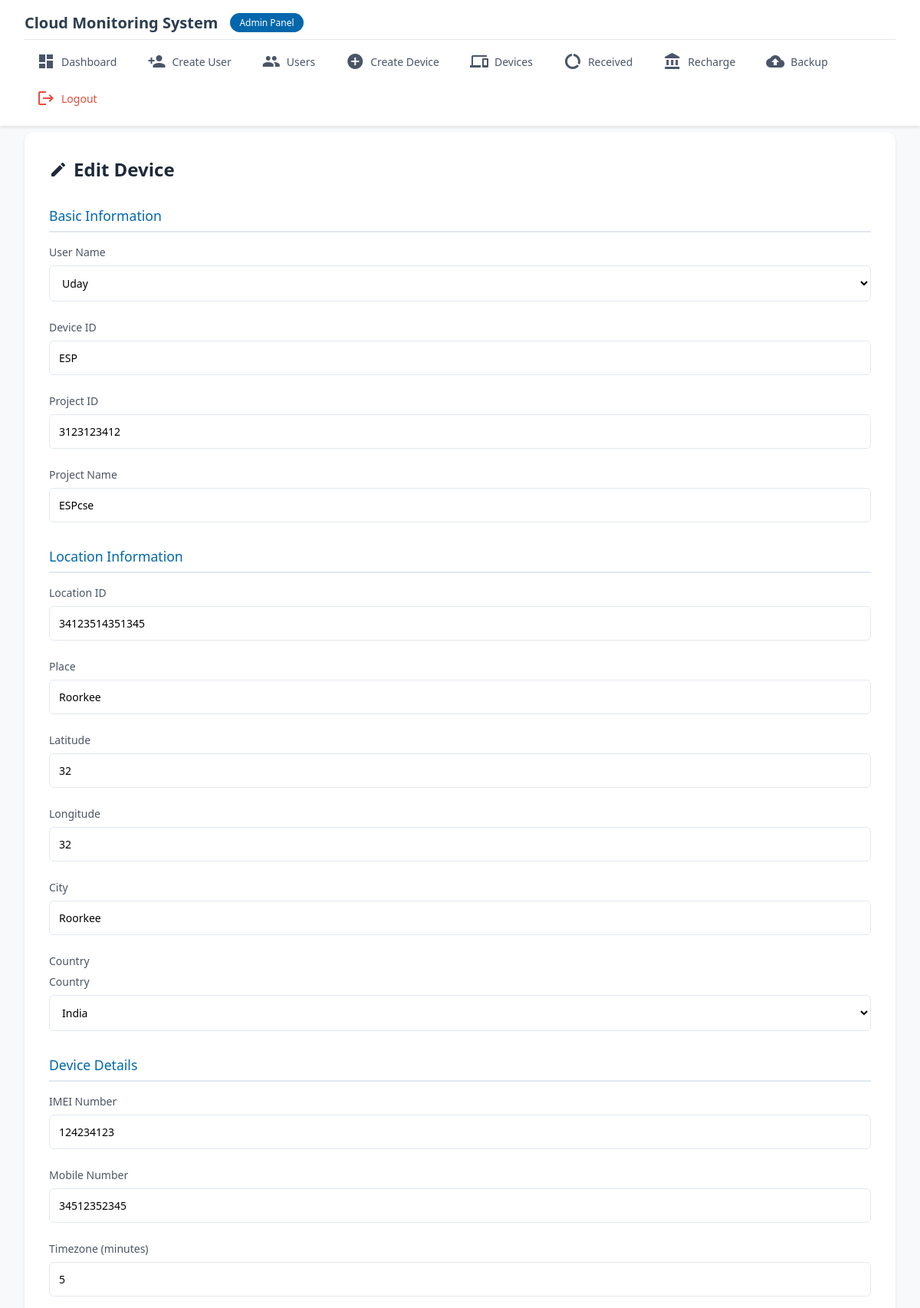
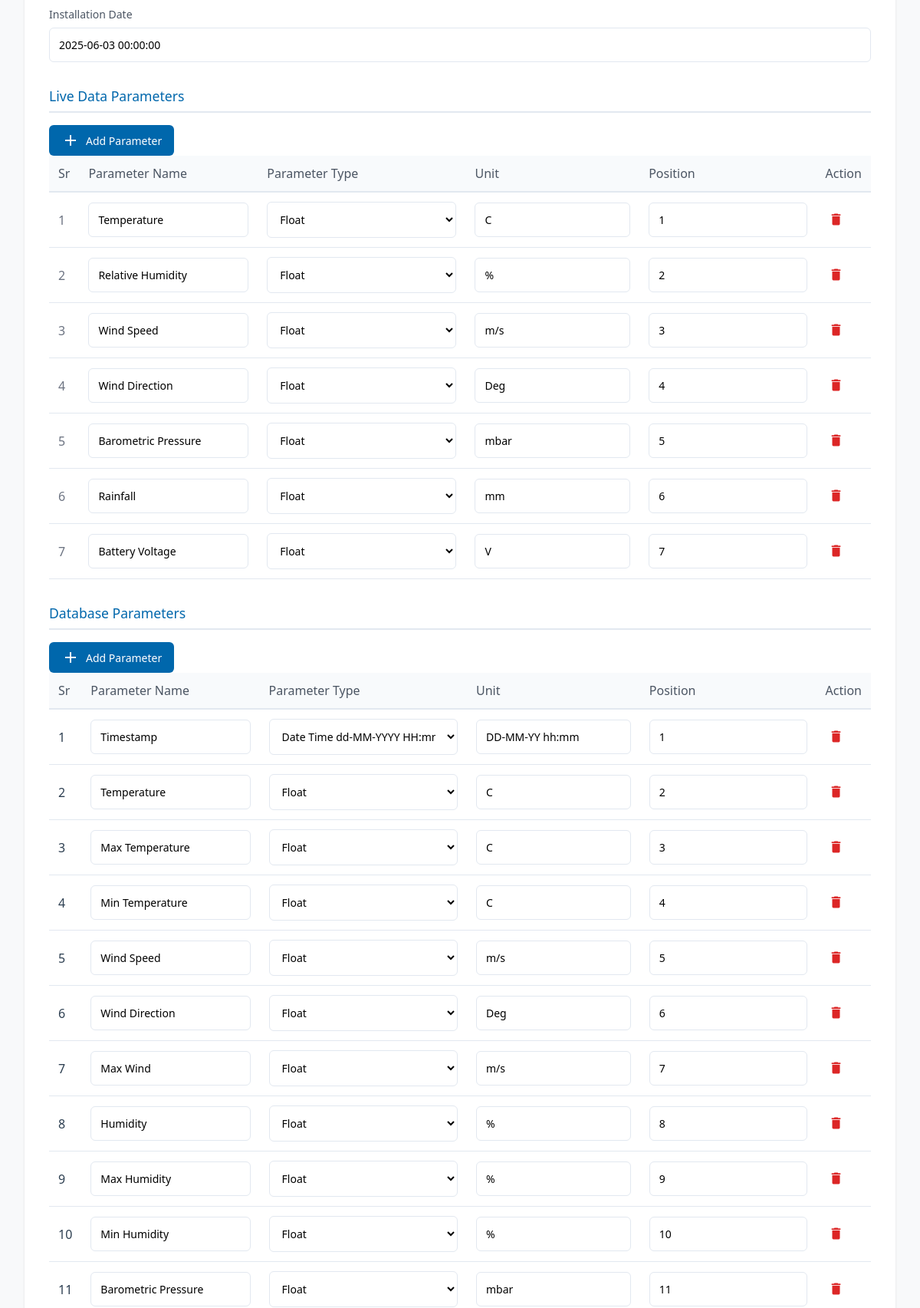
The app's page /admin/edit_device.php?device_id=ESP (signed in, upper part) with its own data (2 pictures, top to bottom).
### tables this page shows
CREATE TABLE IF NOT EXISTS  `devices` (
  `id` int(11) NOT NULL AUTO_INCREMENT,
  `device_id` varchar(30) NOT NULL,
  `imei_nr` varchar(50) NOT NULL,
  `user` varchar(50) NOT NULL,
  `latitude` varchar(40) NOT NULL,
  `longitude` varchar(40) NOT NULL,
  `place` varchar(40) NOT NULL,
  `city` varchar(40) NOT NULL,
  `country` varchar(40) NOT NULL,
  `address` varchar(200) NOT NULL,
  `date_time` datetime NOT NULL,
  `timezone_minute` int(11) NOT NULL,
  `mobile_no` varchar(20) NOT NULL,
  `project_id` varchar(20) NOT NULL,
  `location_id` varchar(20) NOT NULL,
  `project_name` varchar(200) NOT NULL,
  PRIMARY KEY (`id`)
);

CREATE TABLE IF NOT EXISTS  `modem_params` (
  `id` int(11) NOT NULL AUTO_INCREMENT,
  `param_name` varchar(30) NOT NULL,
  `param_type` varchar(30) NOT NULL,
  `unit` varchar(30) NOT NULL,
  `graph` varchar(2) NOT NULL DEFAULT 'n',
  `position` int(3) NOT NULL,
  `device_id` varchar(30) NOT NULL,
  PRIMARY KEY (`id`)
);

CREATE TABLE IF NOT EXISTS  `logparam` (
  `id` int(11) NOT NULL AUTO_INCREMENT,
  `param_name` varchar(30) NOT NULL,
  `param_type` varchar(30) NOT NULL,
  `unit` varchar(30) NOT NULL,
  `position` int(3) NOT NULL,
  `device_id` varchar(30) NOT NULL,
  PRIMARY KEY (`id`)
);

### admin/edit_device.php (the view, shortened to what the rows shown need)
<?php
$device_id=$_REQUEST['device_id'];
include_once '../model/admindao.php';
$adao=new AdminDao();
$device_detail=$adao->getDeviceByDeviceID($device_id);
$deviceParams = $adao->getDeviceParamsForAdmin($device_detail->device_id);
$logParams = $adao->getLogParamsForAdmin($device_detail->device_id);
include_once 'data_types_arr.php';
?>
<!DOCTYPE html>
<html lang="en">
<head>
    <link rel="stylesheet" href="css/admin-style.css">
    <link href="https://cdn.jsdelivr.net/npm/select2@4.1.0-rc.0/dist/css/select2.min.css" rel="stylesheet" />
    <link href="https://cdn.jsdelivr.net/npm/flag-icon-css@4.1.7/css/flag-icons.min.css" rel="stylesheet" />
</head>
<body>
		<?php include_once 'admin_header.php';?>
    <main class="dashboard">
        <div class="device-form-container">
            <div class="page-header">
                <h1 class="page-title">
                    <span class="material-icons">edit</span>
                    Edit Device
                </h1>
            </div>
				<form id="data_frm">
                <div class="form-section">
                    <h2 class="section-title">Basic Information</h2>
				<div class="row">
                        <div class="col-md-6">
                            <div class="form-group">
                                <label class="form-label" for="device_id_field">Device ID</label>
                                <input id="device_id_field" type="text" name="device_id" class="form-control" value="<?php echo htmlspecialchars($device_detail->device_id);?>"/>
                            </div>
				</div>
				</div>
				<div class="row">
                        <div class="col-md-6">
                            <div class="form-group">
                                <label class="form-label" for="project_id_field">Project ID</label>
                                <input id="project_id_field" type="text" name="project_id" class="form-control" value="<?php echo htmlspecialchars($device_detail->project_id);?>"/>
                            </div>
                        </div>
                        <div class="col-md-6">
                            <div class="form-group">
                                <label class="form-label" for="project_name_field">Project Name</label>
                                <input id="project_name_field" type="text" name="project_name" class="form-control" value="<?php echo htmlspecialchars($device_detail->project_name);?>"/>
                            </div>
                        </div>
                    </div>
				</div>
                <div class="form-section">
                    <h2 class="section-title">Location Information</h2>
				<div class="row">
                        <div class="col-md-6">
                            <div class="form-group">
                                <label class="form-label" for="location_id_field">Location ID</label>
                                <input id="location_id_field" type="text" name="location_id" class="form-control" value="<?php echo htmlspecialchars($device_detail->location_id);?>"/>
                            </div>
                        </div>
                        <div class="col-md-6">
                            <div class="form-group">
                                <label class="form-label" for="place_field">Place</label>
                                <input id="place_field" type="text" name="place" class="form-control" value="<?php echo htmlspecialchars($device_detail->place);?>"/>
                            </div>
                        </div>
				</div>
				<div class="row">
                        <div class="col-md-6">
                            <div class="form-group">
                                <label class="form-label" for="latitude_field">Latitude</label>
                                <input id="latitude_field" type="text" name="latitude" class="form-control" value="<?php echo htmlspecialchars($device_detail->latitude);?>"/>
                            </div>
                        </div>
                        <div class="col-md-6">
                            <div class="form-group">
                                <label class="form-label" for="longitude_field">Longitude</label>
                                <input id="longitude_field" type="text" name="longitude" class="form-control" value="<?php echo htmlspecialchars($device_detail->longitude);?>"/>
                            </div>
                        </div>
				</div>
				<div class="row">
                        <div class="col-md-6">
                            <div class="form-group">
                                <label class="form-label" for="city_field">City</label>
                                <input id="city_field" type="text" name="city" class="form-control" value="<?php echo htmlspecialchars($device_detail->city);?>"/>
                            </div>
                        </div>
                    </div>
				</div>
                <div class="form-section">
                    <h2 class="section-title">Device Details</h2>
				<div class="row">
                        <div class="col-md-6">
                            <div class="form-group">
                                <label class="form-label" for="imei_nr_field">IMEI Number</label>
                                <input id="imei_nr_field" type="text" name="imei_nr" class="form-control" value="<?php echo htmlspecialchars($device_detail->imei_nr);?>"/>
                            </div>
                        </div>
                        <div class="col-md-6">
                            <div class="form-group">
                                <label class="form-label" for="mobile_nr_field">Mobile Number</label>
                                <input id="mobile_nr_field" type="text" name="mobile_nr" class="form-control" value="<?php echo htmlspecialchars($device_detail->mobile_no);?>"/>
                            </div>
				</div>
				</div>
				<div class="row">
                        <div class="col-md-6">
                            <div class="form-group">
                                <label class="form-label" for="timezone_field">Timezone (minutes)</label>
                                <input id="timezone_field" type="number" name="timezone" class="form-control" value="<?php echo htmlspecialchars($device_detail->timezone_minute);?>"/>
				</div>
				</div>
                        <div class="col-md-6">
                            <div class="form-group">
                                <label class="form-label" for="date_time_field">Installation Date</label>
                                <input id="date_time_field" type="text" name="date_time" class="form-control" value="<?php echo htmlspecialchars($device_detail->date_time);?>"/>
				</div>
				</div>
				</div>
				</div>
                <div class="form-section">
                    <h2 class="section-title">Live Data Parameters</h2>
                    <div class="table-responsive">
                        <table class="params-table">
							<thead>
							<tr>
								<th>Sr</th>
                                    <th>Parameter Name</th>
                                    <th>Parameter Type</th>
								<th>Unit</th>
								<th>Position</th>
                                    <th>Action</th>
							</tr>
							</thead>
							<tbody class="params_tbody">
								<?php
                                $row_id = 0;
                                foreach($deviceParams as $param) {
                                    $row_id++;
                                    echo "<tr class='row_".$row_id."'>"
										."<td><label class='row_id_lbl row_id_lbl".$row_id."'>".$row_id."</label></td>"
                                        ."<td><input type='text' class='form-control param_name' name='param_name".$row_id."' value='".htmlspecialchars($param->param_name)."'></td>"
                                        ."<td><select class='form-control param_type' name='param_type".$row_id."' onchange='changeUnit(this)'>";
                                    foreach($data_types_arr as $type) {
                                        $selected = $type[0] == $param->param_type ? 'selected' : '';
                                        echo "<option value='".$type[0]."' data-unit='".$type[3]."' ".$selected.">".$type[1]."</option>";
                                    }
                                    echo "</select></td>"
                                        ."<td><input type='text' class='form-control unit' name='unit".$row_id."' value='".htmlspecialchars($param->unit)."'></td>"
                                        ."<td><input type='text' class='form-control position' name='position".$row_id."' value='".htmlspecialchars($param->position)."'></td>"
                                        ."<td><button type='button' class='btn-remove' onclick='removeRow(this)' data-row='".$row_id."'><span class='material-icons'>delete</span></button></td>"
                                        ."</tr>";
                                }
                                ?>
                            </tbody>
                        </table>
                    </div>
                </div>
                <div class="form-section">
                    <h2 class="section-title">Database Parameters</h2>
                    <div class="table-responsive">
                        <table class="params-table">
                            <thead>
                                <tr>
                                    <th>Sr</th>
                                    <th>Parameter Name</th>
                                    <th>Parameter Type</th>
                                    <th>Unit</th>
                                    <th>Position</th>
                                    <th>Action</th>
                                </tr>
                            </thead>
                            <tbody class="params_tbody_db">
                                <?php
                                $row_id_db = 0;
                                if($logParams) {
                                    foreach($logParams as $param) {
                                        $row_id_db++;
                                        echo "<tr class='row_db_".$row_id_db."'>"
                                            ."<td><label class='row_id_lbl_db row_id_lbl_db".$row_id_db."'>".$row_id_db."</label></td>"
                                            ."<td><input type='text' class='form-control param_name' name='param_name_db".$row_id_db."' value='".htmlspecialchars($param->param_name)."'></td>"
                                            ."<td><select class='form-control param_type' name='param_type_db".$row_id_db."' onchange='changeUnit(this)'>";
                                        foreach($data_types_arr as $type) {
                                            $selected = $type[0] == $param->param_type ? 'selected' : '';
                                            echo "<option value='".$type[0]."' data-unit='".$type[3]."' ".$selected.">".$type[1]."</option>";
                                        }
                                        echo "</select></td>"
                                            ."<td><input type='text' class='form-control unit' name='unit_db".$row_id_db."' value='".htmlspecialchars($param->unit)."'></td>"
                                            ."<td><input type='text' class='form-control position' name='position_db".$row_id_db."' value='".htmlspecialchars($param->position)."'></td>"
                                            ."<td><button type='button' class='btn-remove' onclick='removeRowDB(this)' data-row='".$row_id_db."'><span class='material-icons'>delete</span></button></td>"
										."</tr>";
								}
                                }
								?>
							</tbody>
						</table>
						</div>
				</div>
				</form>
			</div>
    </main>
</body>
</html>

### records on screen
devices: device_id "ESP", project_id "3123123412", project_name "ESPcse", location_id "34123514351345", place "Roorkee", latitude "32", longitude "32", city "Roorkee", imei_nr "124234123", mobile_nr "34512352345", timezone "5", date_time "2025-06-03 00:00:00"
modem_params: param_name "Temperature", unit "C", position "1"
modem_params: param_name "Relative Humidity", unit "%", position "2"
modem_params: param_name "Wind Speed", unit "m/s", position "3"
modem_params: param_name "Wind Direction", unit "Deg", position "4"
modem_params: param_name "Barometric Pressure", unit "mbar", position "5"
modem_params: param_name "Rainfall", unit "mm", position "6"
modem_params: param_name "Battery Voltage", unit "V", position "7"
logparam: param_name "Timestamp", unit "DD-MM-YY hh:mm", position "1"
logparam: param_name "Temperature", unit "C", position "2"
logparam: param_name "Max Temperature", unit "C", position "3"
logparam: param_name "Min Temperature", unit "C", position "4"
logparam: param_name "Wind Speed", unit "m/s", position "5"
logparam: param_name "Wind Direction", unit "Deg", position "6"
logparam: param_name "Max Wind", unit "m/s", position "7"
logparam: param_name "Humidity", unit "%", position "8"
logparam: param_name "Max Humidity", unit "%", position "9"
logparam: param_name "Min Humidity", unit "%", position "10"
logparam: param_name "Barometric Pressure", unit "mbar", position "11"

### other values on screen
form field user_name "Uday"
form field value "Float"
form field value "Date Time dd-MM-YYYY HH:mm:ss"
